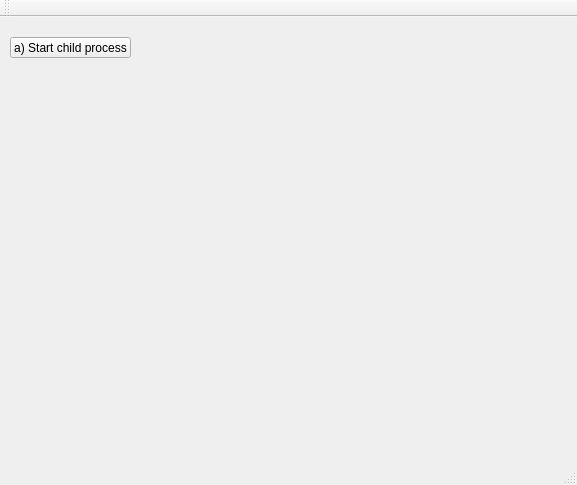
<?xml version="1.0" encoding="UTF-8"?>
<ui version="4.0">
 <class>MainWindow</class>
 <widget class="QMainWindow" name="MainWindow">
  <property name="geometry">
   <rect>
    <x>0</x>
    <y>0</y>
    <width>577</width>
    <height>485</height>
   </rect>
  </property>
  <property name="windowTitle">
   <string>MainWindow</string>
  </property>
  <widget class="QWidget" name="centralWidget">
   <widget class="QPushButton" name="btn_StartChildProcess">
    <property name="geometry">
     <rect>
      <x>10</x>
      <y>20</y>
      <width>121</width>
      <height>21</height>
     </rect>
    </property>
    <property name="toolTip">
     <string>&lt;html&gt;&lt;head/&gt;&lt;body&gt;&lt;p&gt;&lt;span style=&quot; font-weight:600;&quot;&gt;Start simple child process.&lt;/span&gt;&lt;/p&gt;&lt;p&gt;&lt;br/&gt;&lt;/p&gt;&lt;p&gt;Aim is to get acquainted with CreateProcess syntax&lt;/p&gt;&lt;p&gt;Mind that CreateProcess just a macro, real function names are&lt;/p&gt;&lt;p&gt;- CreateProcessA - chars&lt;/p&gt;&lt;p&gt;- CreateProcessW - unicode&lt;/p&gt;&lt;p&gt;&lt;br/&gt;&lt;/p&gt;&lt;p&gt;Before invoking function, struct StartUpInfo should be initialized,&lt;/p&gt;&lt;p&gt;because it is one of arguments with what CreateProcessA is invoked.&lt;/p&gt;&lt;p&gt;&lt;br/&gt;&lt;/p&gt;&lt;p&gt;We close  process and thread handles due we are not going to make action with child process.&lt;/p&gt;&lt;p&gt;(NB!!! when handles aren`t closed they can be inherited, therefore consumers will be increased with such inheritance)&lt;/p&gt;&lt;/body&gt;&lt;/html&gt;</string>
    </property>
    <property name="text">
     <string>a) Start child process</string>
    </property>
   </widget>
  </widget>
  <widget class="QMenuBar" name="menuBar">
   <property name="geometry">
    <rect>
     <x>0</x>
     <y>0</y>
     <width>577</width>
     <height>21</height>
    </rect>
   </property>
  </widget>
  <widget class="QToolBar" name="mainToolBar">
   <attribute name="toolBarArea">
    <enum>TopToolBarArea</enum>
   </attribute>
   <attribute name="toolBarBreak">
    <bool>false</bool>
   </attribute>
  </widget>
  <widget class="QStatusBar" name="statusBar"/>
 </widget>
 <layoutdefault spacing="6" margin="11"/>
 <resources/>
 <connections/>
</ui>
